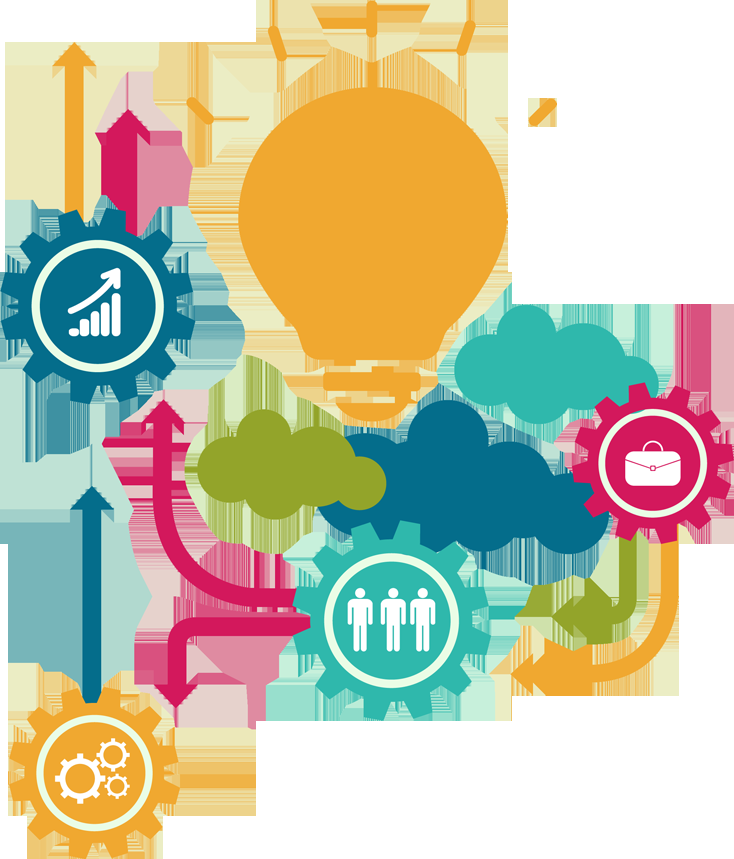
#> input picture pngwing.com.png, 734 x 859 px
$ python -i app.py   (imports and definitions only)   (older library calls are emulated)
#> lines starting #> are read from the running program, lines starting #| are printed output that depends on the picture
#> further down, picture is the input picture: shape (859, 734, 3); mean B, G, R 168.4, 194.7, 196.3
import io
import streamlit as st
import cv2
import numpy as np
from PIL import Image, ImageDraw, ImageFont

# Function to apply selected filter
# Function to adjust brightness
def adjust_brightness(image, factor):
    result = image.astype(np.float32) * factor
    return np.clip(result, 0, 255).astype(np.uint8)

# Function to adjust contrast
# [11 lines left out: functions adjust_contrast, adjust_saturation, not called in this run]
def apply_edges_filter(image):
    gray_image = cv2.cvtColor(image, cv2.COLOR_BGR2GRAY)
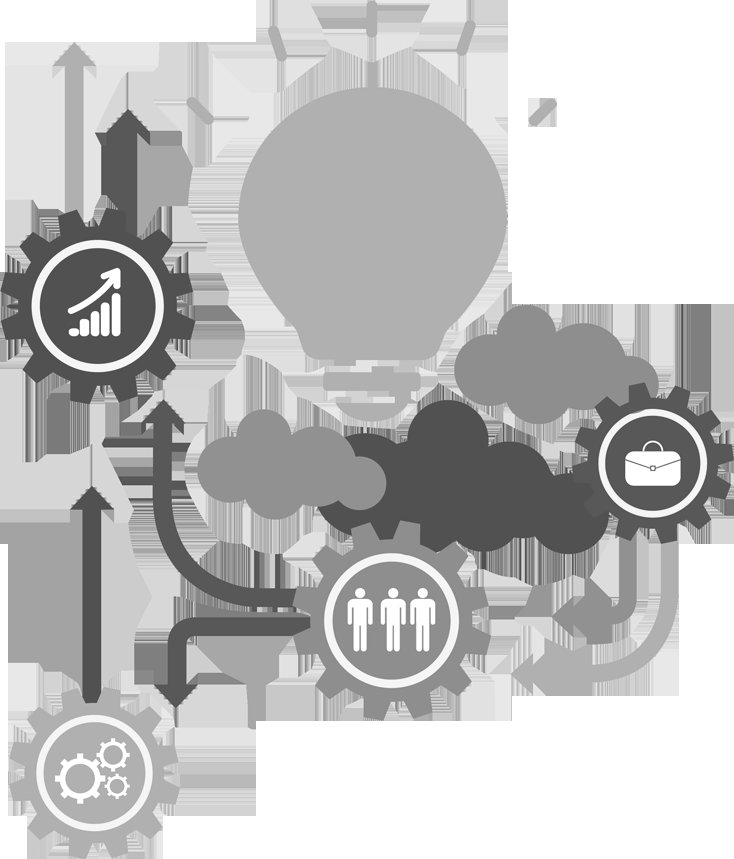
#> gray_image: shape (859, 734); min 68, max 255, mean 192.3
    edges = cv2.Canny(gray_image, 50, 150)
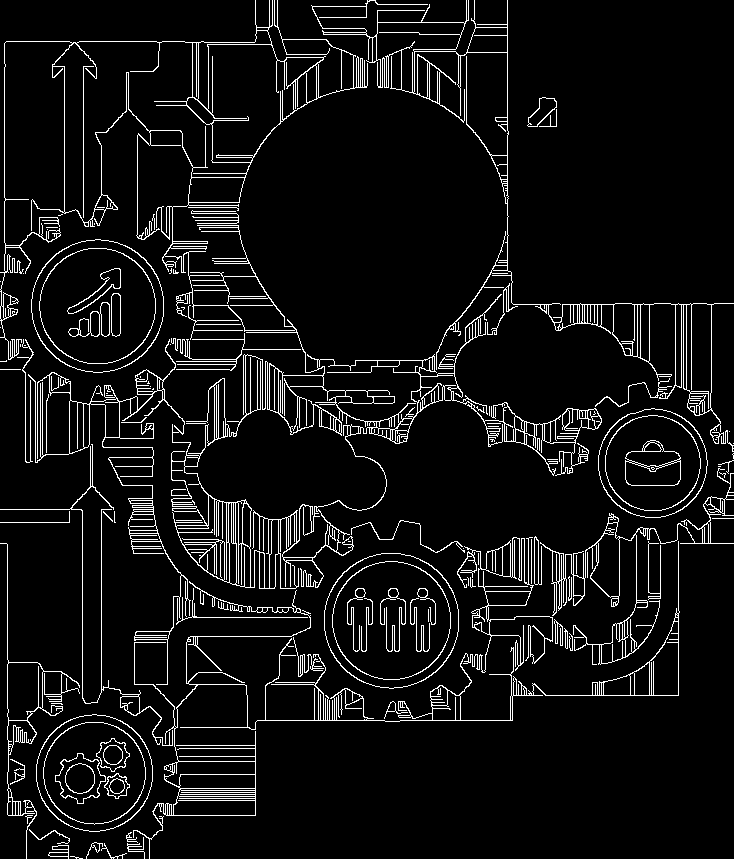
#> edges: shape (859, 734); 6.9% white in thin lines or dots
    edges_image = cv2.cvtColor(edges, cv2.COLOR_GRAY2BGR)
#> edges_image: shape (859, 734, 3); 6.9% white in thin lines or dots
    return edges_image
# Function to apply the Sepia filter using OpenCV
# [66 lines left out: functions apply_sepia_filter, apply_blur_filter, apply_emboss_filter, apply_sharpen_filter, apply_3d_filter, apply_distort_filter and 2 more, not called in this run]

# Function to apply the Render filter using OpenCV
def apply_render_filter(image, intensity):
    return cv2.convertScaleAbs(image, alpha=intensity, beta=0)

# Function to apply the Stylize filter using OpenCV
def apply_stylize_filter(image, intensity):
    return cv2.stylization(image, sigma_s=60, sigma_r=intensity)

# Function to apply the Opacity filter using OpenCV
# [31 lines left out: functions apply_opacity_filter, adjust_image_properties, add_watermark, not called in this run]


# Streamlit app
# [6 lines not run here, left out]
# List of available filter names
filter_names = ['Original','Adjustall(BSC)', 'Grayscale', 'Sepia', 'Invert', 'Blur', 'Edges', 'Emboss', 'Sharpen', '3D', 'Blur Gallery', 'Distort', 'Noise', 'Pixelate', 'Render', 'Opacity']
filter_names1 = ['Cartoonise']
# Logo image


# [114 lines not run here, left out]

>>> import cv2
>>> picture = cv2.imread('pngwing.com.png')
>>> result = apply_edges_filter(picture)
